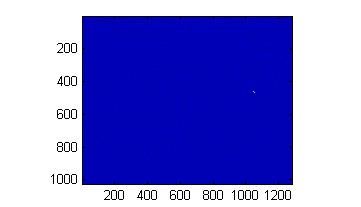
#> input picture Beam_Analysis/Pic2.jpg, 361 x 207 px
$ python -i Img_Traitement.py   (imports and definitions only)   (older library calls are emulated)
#> lines starting #> are read from the running program, lines starting #| are printed output that depends on the picture; after the words box and inside, x2 and y2 are one past the last pixel; in counts of white or black regions, pixels touching at a corner belong together
    # -*- coding: utf-8 -*-
"""
Created on Wen Oct 14 10:27:21 2020

@author: Optique
"""

import cv2 #Bibliothèque d'interfaçage de caméra et de traitement d'image
import numpy as np #Bibliothèque de traitement des vecteurs et matrice
import math
import matplotlib.pyplot as plt #Bibliothèque d'affichage mathématiques
from matplotlib.figure import Figure
from matplotlib import rcParams
from astropy import modeling
from skimage.draw import line
from PIL import Image, ImageStat
import time #Bibliothèque permettant d'utiliser l'heure de l'ordinateur


# [1 line not run here, left out]


class Traitement():

    def traitement(self, img, choix=0):
        t=time.time()
        gray=cv2.normalize(img, None, 255, 0, cv2.NORM_MINMAX, cv2.CV_8UC1)
        img_bin=self.binarisation(gray, choix)
        self.img=gray
        img100, ellipse, cX, cY=self.calcul_traitement(self.img, img_bin)
        choix_fig = 1
        temps=time.time()-t
        print("Temps de traitement de l'image : ", temps)
        return img100, ellipse, cX, cY, choix_fig

    def binarisation(self,img, choix):
        """ Filtrage de l'image et binarisation de celle-ci"""
        kernel=cv2.getStructuringElement(cv2.MORPH_ELLIPSE,(5,5))
        otsu = cv2.GaussianBlur(img,(5,5),0) #Met un flou gaussien
        if choix==1:
            ret3,otsu = cv2.threshold(otsu,0,255,cv2.THRESH_BINARY+cv2.THRESH_OTSU) #Applique le filtre d'Otsu
        else :
            otsu= cv2.adaptiveThreshold(img, 255, cv2.ADAPTIVE_THRESH_MEAN_C, cv2.THRESH_BINARY_INV, 3, 3)
        img_cls = cv2.morphologyEx(otsu, cv2.MORPH_CLOSE, kernel)
        img_opn = cv2.morphologyEx(img_cls, cv2.MORPH_OPEN, kernel)
        #frame= cv2.fastNlMeansDenoising( img , None , 10 , 7 , 21)
        #plt.imshow(img_opn)
        #plt.show()
        return img_opn


    def calcul_traitement(self,frame, otsu):
        """ Amélioration de l'image par binarisation d'Otsu """
        # find contours in the binary image
        contours, hierarchy = cv2.findContours(otsu,cv2.RETR_TREE,cv2.CHAIN_APPROX_SIMPLE)
        contours = sorted(contours, key = cv2.contourArea, reverse = True)[:1]
        #print(contours)

        for c in contours:
            # permet de fit une ellipse sur toutes les formes identifiés sur l'image
            if len(c) < 5:
                break

            area = cv2.contourArea(c)
            if area <= 1000:  # skip ellipses smaller then
                continue
            #cv2.drawContours(frame, [c], 0, (0,255,0), 3)
            # calculate moments for each contour
            M = cv2.moments(c)

        # calculate x,y coordinate of center
            if M["m00"] != 0:
                self.cX = int(M["m10"] / M["m00"])
                self.cY = int(M["m01"] / M["m00"])
            else:
                self.cX, self.cY = 0, 0

            #Fit une ellipse sur le(s) faisceau(x)
            self.ellipse = cv2.fitEllipse(c)
            #print('Ellipse : ', self.ellipse)

            #Fit un rectangle sur la zone d'intérêt pour la zoomer par la suite
            self.x,self.y,self.w,self.h = cv2.boundingRect(c)
            #rectangle = cv2.rectangle(frame,(self.x,self.y),(self.x+self.w,self.y+self.h),(0,175,175),1)
            #print('Rectangle : Position = ', self.x,',',self.y,'; Size = ',self.w,',',self.h)

        av_fond=self.fond(frame) #sort la moyenne du fond

        av_img=self.img-av_fond #retranche le fond de l'image
        img_indices = self.img-av_img < 0 #Vérifie que l'image sans fond n'a pas pixel inférieur à 0
        self.img[img_indices]=0 #remplace les pixels inférieur à 0 par 0

        av_frame=np.array(frame-av_fond).astype(np.uint8) #Retranche le fond de l'image et le mets en 8bits entier pour le transformer en couleur
        frame_indices = frame-av_frame < 0
        frame[frame_indices]=0

        #Remet l'image en RGB pour y dessiner toutes les formes par la suite et en couleur
        frame = cv2.cvtColor(frame, cv2.COLOR_GRAY2RGB)

        #Dessine un cercle sur tous les blobs de l'image (formes blanches)
        cv2.circle(frame, (self.cX, self.cY), 2, (0, 0, 255), -1)

        #Dessiner l'ellipse
        thresh = cv2.ellipse(frame,self.ellipse,(0,255,0),1)

        #Dessine les formes sur l'image
        cv2.line(frame, (self.cX, 0), (self.cX, frame.shape[0]), (255, 0, 0), 1)#Dessine une croix sur le barycentre de l'image
        cv2.line(frame, (0, self.cY), (frame.shape[1], self.cY), (255, 0, 0), 1)

        #coupe l'image sur le ROI
        crop_img = self.crop(frame)
        self.crop_img = self.crop(self.img)

        return crop_img, self.ellipse, self.cX, self.cY


    def fond (self, frame):
        """Fonction qui récupère une partie du fond puis le "patch" sur le faisceau pour moyenner le fond de l'image"""
        #lance un crop pour récuperer la taille du crop
        test=self.crop(frame)

        #Récupère une fraction du fond pour une première estimation
        if self.X < frame.shape[1]/4:
            x=self.X+self.W+100
        else:
            x=self.X-200
        if self.Y < frame.shape[0]/4:
            y=self.Y+self.H+100
        else:
            y=self.Y-200

        crop = frame[y:y+100,x:x+100] #sélection de la partie du fond hors du faisceau
        crop_img = Image.fromarray(crop) #Transforme le crop en image
        crop_fond = ImageStat.Stat(crop_img) #Récupère les stats de l'image
        crop_av=int(np.round(crop_fond.mean)) #Récupère la moyenne de l'intensité

        patch = Image.new("L", (self.W,self.H), crop_av) #Créer un patch de taille du faisceau et d'intensité de la moyenne précédente
        mask = Image.fromarray(frame) #Transforme l'"image" original en image
        mask.paste(patch, box=(self.X,self.Y)) #Copie le patch sur l'image
        fond = ImageStat.Stat(mask) #les stats de l'image
        av_fond=fond.mean #Sort le fond moyen de l'image plus du patch
        print(av_fond)

        return av_fond


    def crop(self,frame):
        """ Fonction qui crop le centre d'intérêt à 2 fois la taille associé au rectangle fitté"""
        #on défini les tailles de crop, les conditions qui suivent sont là pour éviter les problèmes de bord
        self.X=self.x-math.ceil(self.w/2)
        self.Y=self.y-math.ceil(self.h/2)
        self.W=2*self.w
        self.H=2*self.h

        if self.X<0:
            self.X=0
            off_x=self.x-self.X
            self.W=self.w+2*off_x
        if self.Y<0:
            self.Y=0
            off_y=self.y-self.Y
            self.H=self.h+2*off_y
        if self.X+self.W>frame.shape[1]:
            off_x=self.X+self.W-frame.shape[1]
            self.W=self.W-2*off_x
            self.X=self.X+off_x
        if self.Y+self.H>frame.shape[0]:
            off_y=self.Y+self.H-frame.shape[0]
            self.H=self.H-2*off_y
            self.Y=self.Y+off_y

        crop_img = frame[self.Y:self.Y+self.H,self.X:self.X+self.W]
        return crop_img


    # [325 lines left out: functions trace_profil, plot_2D, points_ellipse, trace_ellipse, not called in this run]

>>> import cv2
>>> picture = cv2.imread('../../../../Beam_Analysis/Pic2.jpg', cv2.IMREAD_GRAYSCALE)
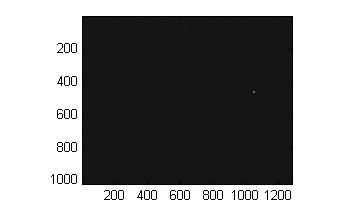
#> picture: shape (207, 361); min 0, max 255, mean 140.2
>>> result = Traitement().traitement(picture)
#> in binarisation, `otsu = cv2.GaussianBlur(img,(5,5),0)`:
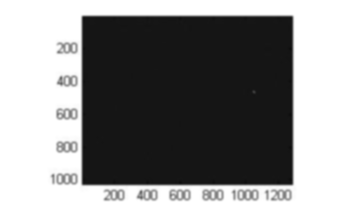
#> otsu: shape (207, 361); min 12, max 255, mean 140.2
#> in binarisation, `otsu= cv2.adaptiveThreshold(img, 255, cv2.ADAPTIVE_THRESH_MEAN_C, cv2...`:
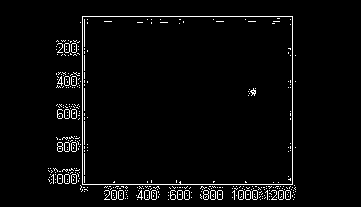
#> otsu: shape (207, 361); 3.2% white in thin lines or dots, all inside (x1, y1, x2, y2) = (48, 16, 296, 200)
#> in binarisation, `img_cls = cv2.morphologyEx(otsu, cv2.MORPH_CLOSE, kernel)`:
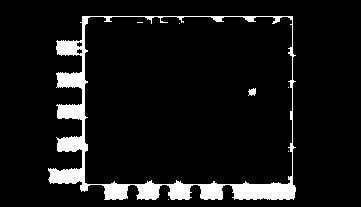
#> img_cls: shape (207, 361); 7.7% white; 7 white regions (5 under 20 px), largest, box (x1, y1, x2, y2) and area: (48, 16, 296, 200) 5714, (248, 88, 256, 96) 46
#> in binarisation, `img_opn = cv2.morphologyEx(img_cls, cv2.MORPH_OPEN, kernel)`:
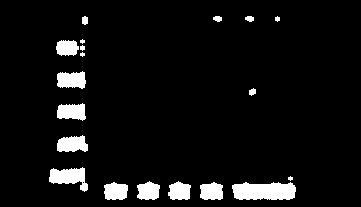
#> img_opn: shape (207, 361); 6.3% white; 19 white regions (3 under 20 px)
#> in calcul_traitement, `contours, hierarchy = cv2.findContours(otsu,cv2.RETR_TREE,cv2.CHAIN_AP..`: contours = 20 contours, 6 with area under 20; largest, box (x1, y1, x2, y2) and area: (232, 182, 296, 200) 906, (49, 167, 88, 192) 498, (57, 71, 86, 89) 373, (57, 135, 88, 152) 370, (57, 103, 86, 121) 360
#> in calcul_traitement, `contours = sorted(contours, key = cv2.contourArea, reverse = True)[:1]`: contours = 1 contour; box (x1, y1, x2, y2) and area: (232, 182, 296, 200) 906
#> the loop in calcul_traitement, `for c in contours: # permet de fit une ellipse sur toutes les formes i..` made 1 pass
#> area on pass 1: 905.5
#> (the run stopped early here; a loop or call above may not have finished)

$ run again, on Beam_Analysis/Pic3.jpg
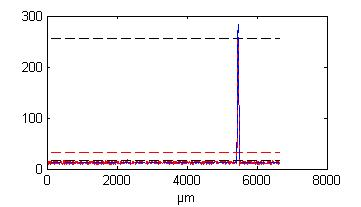
#> input picture Beam_Analysis/Pic3.jpg, 361 x 207 px
#> in binarisation, `otsu= cv2.adaptiveThreshold(img, 255, cv2.ADAPTIVE_THRESH_MEAN_C, cv2...`:
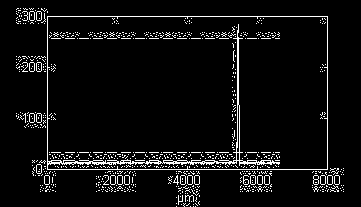
#> otsu: shape (207, 361); 6% white in thin lines or dots, all inside (x1, y1, x2, y2) = (16, 8, 344, 207)
#> img_cls: shape (207, 361); 15.1% white; 8 white regions (7 under 20 px), largest, box (x1, y1, x2, y2) and area: (16, 8, 344, 207) 11310
#> img_opn: shape (207, 361); 13.8% white; 17 white regions (1 under 20 px)
#> in calcul_traitement, `contours, hierarchy = cv2.findContours(otsu,cv2.RETR_TREE,cv2.CHAIN_AP..`: contours = 18 contours, 2 with area under 20; largest, box (x1, y1, x2, y2) and area: (32, 127, 280, 207) 6108, (312, 167, 343, 192) 594, (16, 56, 56, 72) 466, (201, 26, 247, 81) 440, (16, 8, 50, 24) 422
#> in calcul_traitement, `contours = sorted(contours, key = cv2.contourArea, reverse = True)[:1]`: contours = 1 contour; box (x1, y1, x2, y2) and area: (32, 127, 280, 207) 6108
#> the loop in calcul_traitement, `for c in contours: # permet de fit une ellipse sur toutes les formes i..` made 1 pass
#> (area, self.cX, self.cY, self.ellipse, self.x, self.y, self.w, self.h) on pass 1: (6108.5, 163, 169, ((162, 170.4), (60.76, 236.9), 88.51), 32, 127, 248, 80)
#> self.X = -92
#> in crop, `self.Y=self.y-math.ceil(self.h/2)`: self.Y = 87
#> in crop, `self.W=2*self.w`: self.W = 496
#> in crop, `self.H=2*self.h`: self.H = 160
#> off_x = 32
#> in crop, `self.W=self.w+2*off_x`: self.W = 312
#> off_y = 40
#> in crop, `self.H=self.H-2*off_y`: self.H = 80
#> in crop, `self.Y=self.Y+off_y`: self.Y = 127
#> in crop, `crop_img = frame[self.Y:self.Y+self.H,self.X:self.X+self.W]`:
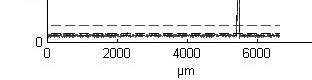
#> crop_img: shape (80, 312); min 0, max 255, mean 238.9
#> x = 412
#> y = -73
#> crop = empty array
